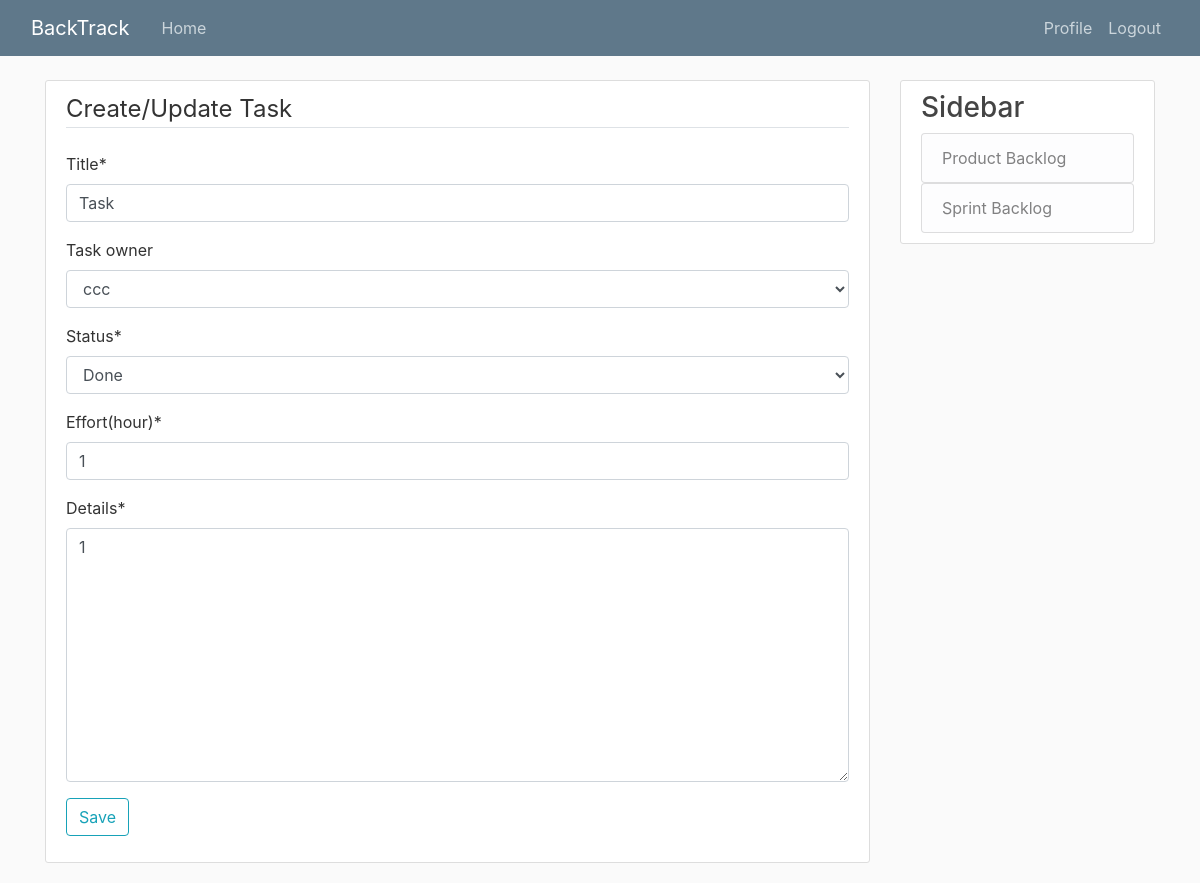
/testing-sprint_23/task_edit/18 (signed in), run on the app's committed database.
### sprintBacklog/models.py (models this page shows, shortened)
class Task(models.Model):
	title = models.CharField(max_length=20, default="Task")
	status_choice = [
		('To Do', 'To Do'),
		('Doing', 'Doing'),
		('Done', 'Done'),
	]
	status = models.CharField(
		max_length = 5,
		choices = status_choice,
		default ='To Do',
	)
	effort = models.IntegerField("effort(hour)")
	details = models.TextField(null=True)
	sprint = models.ForeignKey(Sprint, on_delete=models.CASCADE, default=None)
	PBI = models.ForeignKey(PBI, on_delete=models.CASCADE, default=None)
	task_owner = models.ForeignKey(User, on_delete=models.SET_NULL, default=None, null=True, blank=True)

### sprintBacklog/views.py (the view)
# urls.py: path('<int:sprint>/task_edit/<int:pk>', TaskUpdateView.as_view(), name='task-update'),
class TaskUpdateView(UserPassesTestMixin,UpdateView):
	model =  Task
	form_class = TaskForm
	def dispatch(self, request, *args, **kwargs):
		self.project = get_object_or_404(Project, slug=kwargs['project'])
		return super().dispatch(request, *args, **kwargs)
	def get_context_data(self, **kwargs):
		context = super().get_context_data(**kwargs)
		context['project'] = self.project
		return context
	def test_func(self):
		task = self.get_object()
		if task.task_owner == self.request.user or task.task_owner == None:
			return True
		return False
	def get_form_kwargs(self, **kwargs):
		form_kwargs = super(TaskUpdateView, self).get_form_kwargs(**kwargs)
		form_kwargs["project"] = self.project
		return form_kwargs

### sprintBacklog/forms.py
class TaskForm(forms.ModelForm):
	def __init__(self, project, *args, **kwargs):
		super(TaskForm,self).__init__(*args,**kwargs)
		self.fields['task_owner'] = forms.ModelChoiceField(queryset=User.objects.filter(project=project, position=3), required=False)
	task_owner = forms.ModelChoiceField(queryset=User.objects.filter(position=3))
	class Meta:
		model = Task
		fields = [	'title',
					'task_owner',
					'status',
					'effort',
					'details' ]

### users/models.py (called while the page is built)
	def __str__(self):
		return self.username

### templates/SprintBacklog/task_form.html (shortened to what this page needs)
{% extends "base_narrow.html" %}
{% load crispy_forms_tags %}
{% block content %}
<div class="content-section" >
	<form method="POST">
		<fieldset>
			<legend class="border-bottom mb-4"> Create/Update Task</legend>
			{{ form|crispy }}
		</fieldset>
		<div class="form-group">
			<button class="btn btn-outline-info" type="submit">Save</button>
		</div>
	</form>
</div>
{% endblock content %}

### productBacklog/static/PBI/main.css (style rules this page uses)
body { background: #fafafa; color: #333333; margin-top: 5rem; }
.content-section { background: #ffffff; padding: 10px 20px; border: 1px solid #dddddd; border-radius: 3px; margin-bottom: 20px; }

### data on the page
Task: title "Task", task_owner "ccc", status "Done", effort "1", details "1"
